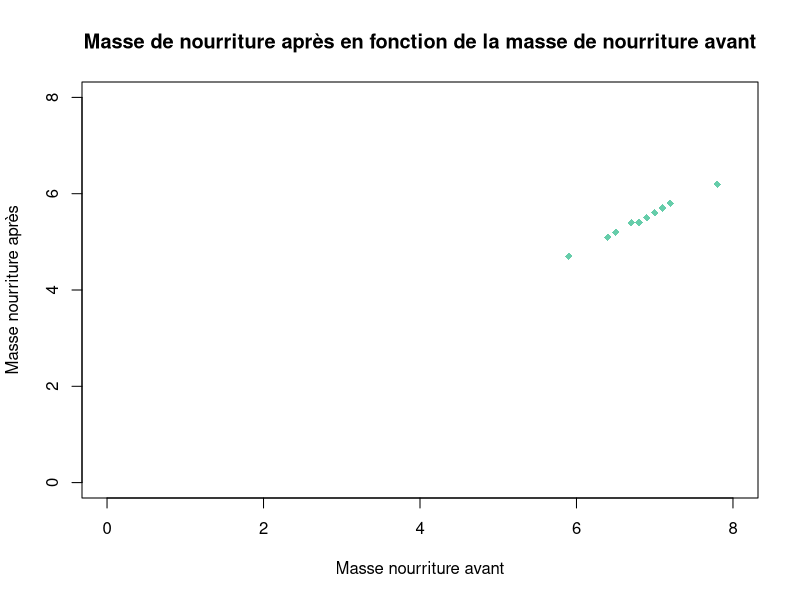
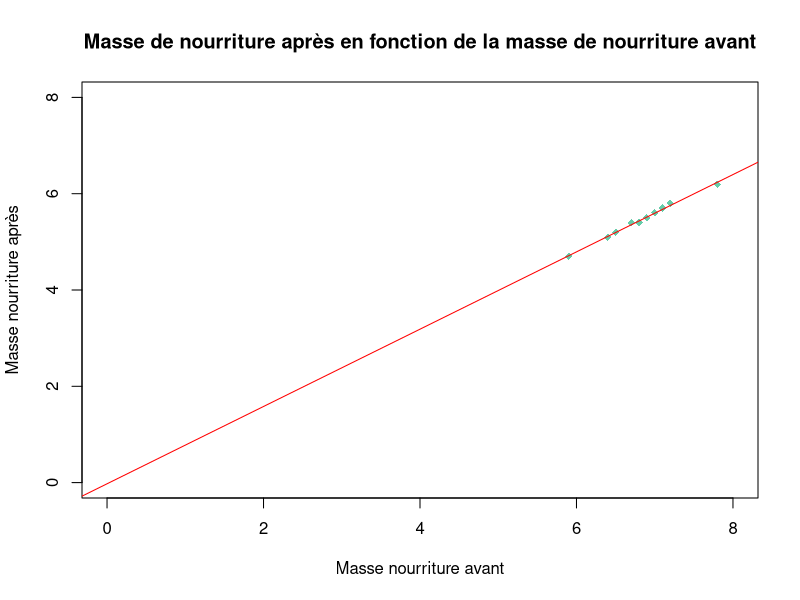
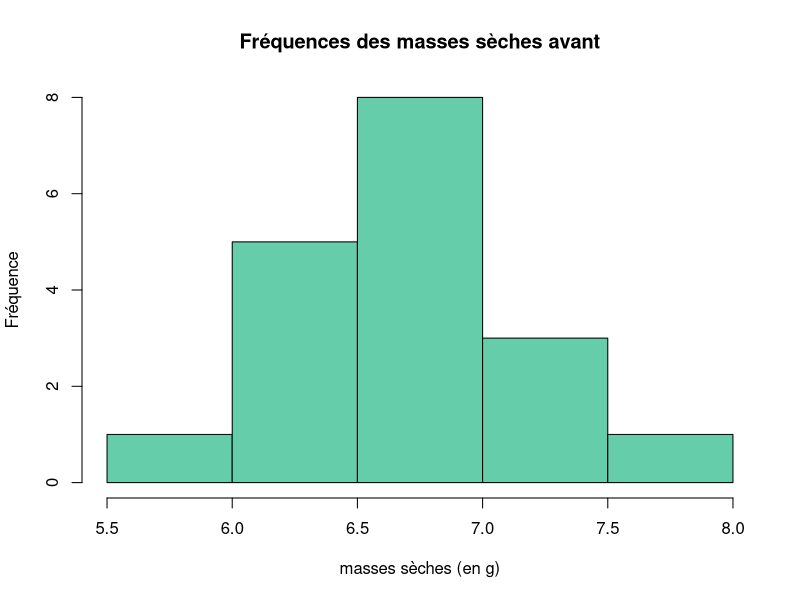
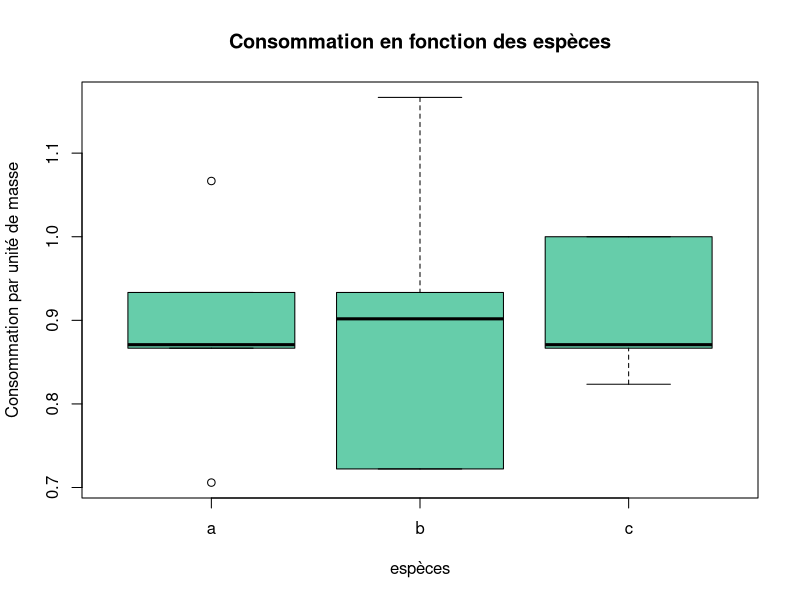

Recreate these plots in R, in order.
## ---- chunk 1
knitr::opts_chunk$set(echo = TRUE)
## ---- chunk 2
setwd("C:/Users/camil/Camille/1_These/5_Monitorat/R_Github_repo/Aide_R_cours")
## ---- chunk 3
data <- read.csv(file = "exemple.csv",
                 sep = ";",
                 dec = ",")

head(data)
## ---- chunk 4
data[, 2]
data[, "traitement"]
data$traitement # le $ est une sorte de raccourci pour dire colonne
## ---- chunk 5
data[5, ]
data["5", ]
## ---- chunk 6
data[3, 6]
data[3, "poids_animal"]
## ---- chunk 7
data$conso_tot <- data$poids_sec_av - data$poids_sec_ap
head(data)
## ---- chunk 8
data$conso_masse <- (data$poids_sec_av - data$poids_sec_ap)/data$poids_animal
head(data)
## ---- chunk 9
plot(x = data$poids_sec_av, y = data$poids_sec_ap,
     xlim = c(0, 8), ylim = c(0, 8), 
     pch = 18, 
     cex = 1, 
     col = "aquamarine3",
     xlab = "Masse nourriture avant", ylab = "Masse nourriture après",
     main = "Masse de nourriture après en fonction de la masse de nourriture avant")

## ---- chunk 10
# 1/ on créé un modèle pour voir s'il peut "fitter" les données?
model <- lm(data$poids_sec_ap ~ data$poids_sec_av)
## ---- chunk 11
# 2/ on regarde les propriétés de ce modèle:

## le R2 qui exprime le pourcentage de variation de y qui est expliqué par le modèle:
summary(model)$adj.r.squared

## les coefficients du modèle c'est à dire l'ordonnée à l'origine et la pente:
model$coefficients
## ---- chunk 12
# 3/ On peut ensuite refaire le graphique précédent en ajoutant la droite de régression grace à la fonction abline():
plot(x = data$poids_sec_av, y = data$poids_sec_ap,
     xlim = c(0, 8), ylim = c(0, 8), 
     pch = 18, 
     cex = 1, 
     col = "aquamarine3",
     xlab = "Masse nourriture avant", ylab = "Masse nourriture après",
     main = "Masse de nourriture après en fonction de la masse de nourriture avant")
abline(model, col = "red")
## ---- chunk 13
cor(data$poids_sec_av, data$poids_sec_ap, method = c("pearson"))
## ---- chunk 14
hist(data$poids_sec_av, col = "aquamarine3", main = "Fréquences des masses sèches avant", 
     xlab = "masses sèches (en g)", ylab = "Fréquence")
## ---- chunk 15
boxplot(data$conso_masse ~ data$espece, col = "aquamarine3", 
        main = "Consommation en fonction des espèces", xlab = "espèces", 
        ylab = "Consommation par unité de masse")
